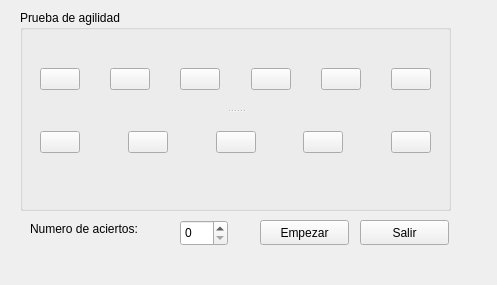
<?xml version="1.0" encoding="UTF-8"?>
<ui version="4.0">
 <class>examen</class>
 <widget class="QWidget" name="examen">
  <property name="geometry">
   <rect>
    <x>0</x>
    <y>0</y>
    <width>497</width>
    <height>285</height>
   </rect>
  </property>
  <property name="windowTitle">
   <string>Examen</string>
  </property>
  <widget class="QGroupBox" name="groupBox">
   <property name="geometry">
    <rect>
     <x>20</x>
     <y>10</y>
     <width>431</width>
     <height>201</height>
    </rect>
   </property>
   <property name="title">
    <string>Prueba de agilidad</string>
   </property>
   <widget class="QSplitter" name="splitter_2">
    <property name="geometry">
     <rect>
      <x>20</x>
      <y>40</y>
      <width>391</width>
      <height>121</height>
     </rect>
    </property>
    <property name="orientation">
     <enum>Qt::Vertical</enum>
    </property>
    <widget class="QSplitter" name="splitter">
     <property name="orientation">
      <enum>Qt::Horizontal</enum>
     </property>
     <widget class="QWidget" name="">
      <layout class="QGridLayout" name="gridLayout">
       <item row="0" column="0">
        <widget class="QPushButton" name="boton1_e">
         <property name="text">
          <string/>
         </property>
        </widget>
       </item>
       <item row="0" column="1">
        <spacer name="horizontalSpacer">
         <property name="orientation">
          <enum>Qt::Horizontal</enum>
         </property>
         <property name="sizeHint" stdset="0">
          <size>
           <width>28</width>
           <height>20</height>
          </size>
         </property>
        </spacer>
       </item>
       <item row="0" column="2">
        <widget class="QPushButton" name="boton2_e">
         <property name="text">
          <string/>
         </property>
        </widget>
       </item>
       <item row="0" column="3">
        <spacer name="horizontalSpacer_2">
         <property name="orientation">
          <enum>Qt::Horizontal</enum>
         </property>
         <property name="sizeHint" stdset="0">
          <size>
           <width>28</width>
           <height>20</height>
          </size>
         </property>
        </spacer>
       </item>
       <item row="0" column="4">
        <widget class="QPushButton" name="boton3_e">
         <property name="text">
          <string/>
         </property>
        </widget>
       </item>
       <item row="0" column="5">
        <spacer name="horizontalSpacer_3">
         <property name="orientation">
          <enum>Qt::Horizontal</enum>
         </property>
         <property name="sizeHint" stdset="0">
          <size>
           <width>28</width>
           <height>20</height>
          </size>
         </property>
        </spacer>
       </item>
       <item row="0" column="6">
        <widget class="QPushButton" name="boton4_e">
         <property name="text">
          <string/>
         </property>
        </widget>
       </item>
       <item row="0" column="7">
        <spacer name="horizontalSpacer_4">
         <property name="orientation">
          <enum>Qt::Horizontal</enum>
         </property>
         <property name="sizeHint" stdset="0">
          <size>
           <width>28</width>
           <height>20</height>
          </size>
         </property>
        </spacer>
       </item>
       <item row="0" column="8">
        <widget class="QPushButton" name="boton5_e">
         <property name="text">
          <string/>
         </property>
        </widget>
       </item>
       <item row="0" column="9">
        <spacer name="horizontalSpacer_5">
         <property name="orientation">
          <enum>Qt::Horizontal</enum>
         </property>
         <property name="sizeHint" stdset="0">
          <size>
           <width>28</width>
           <height>20</height>
          </size>
         </property>
        </spacer>
       </item>
       <item row="0" column="10">
        <widget class="QPushButton" name="boton6_e">
         <property name="text">
          <string/>
         </property>
        </widget>
       </item>
      </layout>
     </widget>
    </widget>
    <widget class="QWidget" name="">
     <layout class="QHBoxLayout" name="horizontalLayout">
      <item>
       <widget class="QPushButton" name="boton7_e">
        <property name="text">
         <string/>
        </property>
       </widget>
      </item>
      <item>
       <spacer name="horizontalSpacer_9">
        <property name="orientation">
         <enum>Qt::Horizontal</enum>
        </property>
        <property name="sizeHint" stdset="0">
         <size>
          <width>28</width>
          <height>20</height>
         </size>
        </property>
       </spacer>
      </item>
      <item>
       <widget class="QPushButton" name="boton8_e">
        <property name="text">
         <string/>
        </property>
       </widget>
      </item>
      <item>
       <spacer name="horizontalSpacer_8">
        <property name="orientation">
         <enum>Qt::Horizontal</enum>
        </property>
        <property name="sizeHint" stdset="0">
         <size>
          <width>28</width>
          <height>20</height>
         </size>
        </property>
       </spacer>
      </item>
      <item>
       <widget class="QPushButton" name="boton9_e">
        <property name="text">
         <string/>
        </property>
       </widget>
      </item>
      <item>
       <spacer name="horizontalSpacer_7">
        <property name="orientation">
         <enum>Qt::Horizontal</enum>
        </property>
        <property name="sizeHint" stdset="0">
         <size>
          <width>28</width>
          <height>20</height>
         </size>
        </property>
       </spacer>
      </item>
      <item>
       <widget class="QPushButton" name="boton10_e">
        <property name="text">
         <string/>
        </property>
       </widget>
      </item>
      <item>
       <spacer name="horizontalSpacer_6">
        <property name="orientation">
         <enum>Qt::Horizontal</enum>
        </property>
        <property name="sizeHint" stdset="0">
         <size>
          <width>28</width>
          <height>20</height>
         </size>
        </property>
       </spacer>
      </item>
      <item>
       <widget class="QPushButton" name="boton11_e">
        <property name="text">
         <string/>
        </property>
       </widget>
      </item>
     </layout>
    </widget>
   </widget>
  </widget>
  <widget class="QSpinBox" name="aciertos_e">
   <property name="geometry">
    <rect>
     <x>180</x>
     <y>220</y>
     <width>48</width>
     <height>26</height>
    </rect>
   </property>
  </widget>
  <widget class="QLabel" name="label">
   <property name="geometry">
    <rect>
     <x>30</x>
     <y>220</y>
     <width>138</width>
     <height>17</height>
    </rect>
   </property>
   <property name="text">
    <string>Numero de aciertos:</string>
   </property>
  </widget>
  <widget class="QPushButton" name="salir_e">
   <property name="geometry">
    <rect>
     <x>360</x>
     <y>220</y>
     <width>89</width>
     <height>25</height>
    </rect>
   </property>
   <property name="text">
    <string>Salir</string>
   </property>
  </widget>
  <widget class="QPushButton" name="pushButton_2">
   <property name="geometry">
    <rect>
     <x>260</x>
     <y>220</y>
     <width>89</width>
     <height>25</height>
    </rect>
   </property>
   <property name="text">
    <string>Empezar</string>
   </property>
  </widget>
 </widget>
 <resources/>
 <connections/>
</ui>
